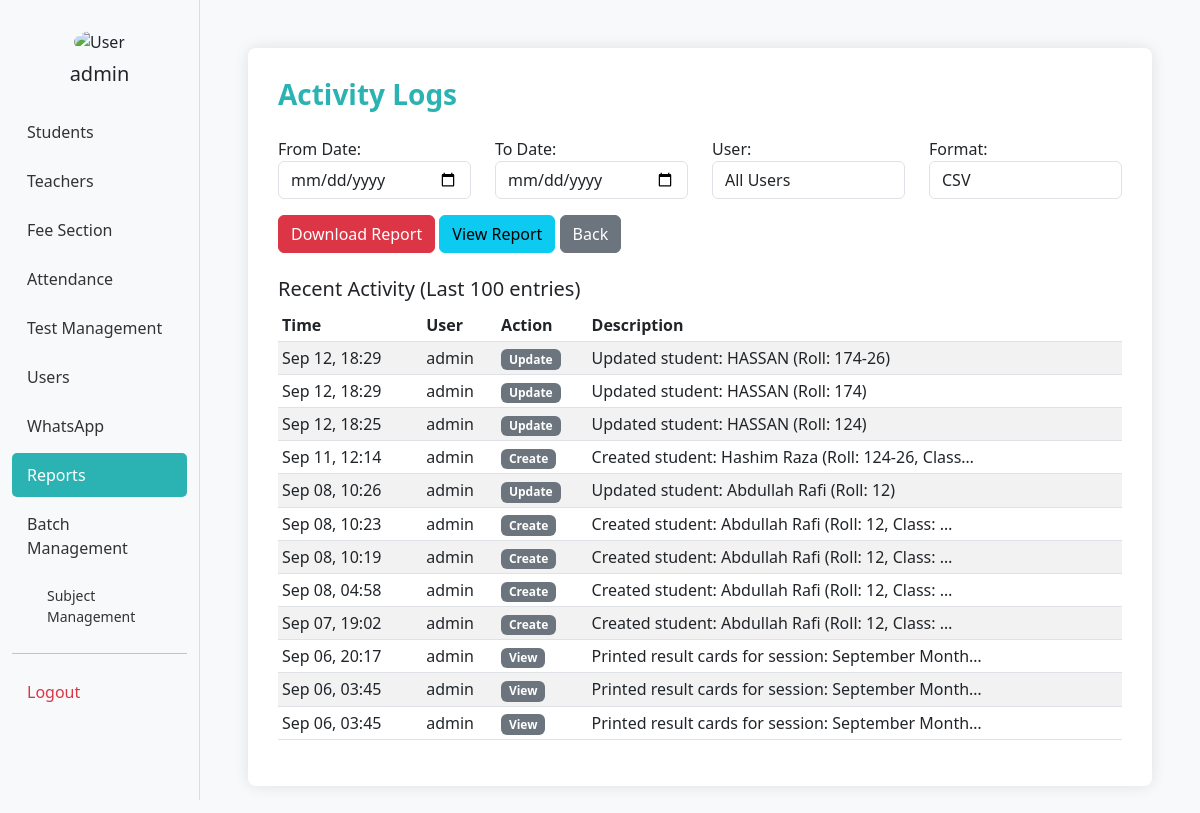
The page /reports/logs/ (signed in) on the database its author committed.
### bri/models.py (models this page shows, shortened)
class UserActivityLog(models.Model):
    ACTION_TYPES = [
        ('login', 'Login'),
        ('logout', 'Logout'),
        ('create', 'Create'),
        ('update', 'Update'),
        ('delete', 'Delete'),
        ('view', 'View'),
    ]
    user = models.ForeignKey(Username, on_delete=models.CASCADE)
    action_type = models.CharField(max_length=20, choices=ACTION_TYPES)
    model_name = models.CharField(max_length=50, blank=True)
    object_id = models.CharField(max_length=50, blank=True)
    description = models.TextField()
    ip_address = models.GenericIPAddressField(null=True, blank=True)
    timestamp = models.DateTimeField(auto_now_add=True)

class Username(models.Model):
    ROLE_CHOICES = [
        ('admin', 'Admin'),
        ('student', 'Student'),
        ('teacher', 'Teacher'),
    ]
    username = models.CharField(max_length=50, unique=True)
    password = models.CharField(max_length=128)
    role = models.CharField(max_length=10, choices=ROLE_CHOICES)
    full_name = models.CharField(max_length=100, blank=True)
    profile_picture = models.ImageField(upload_to='profile_pics/', blank=True, null=True)

### bri/reports_views.py (the view, shortened to what this page needs)
# urls.py: path('reports/logs/', reports_views.activity_logs, name='activity_logs'),
@admin_required
def activity_logs(request):
    logs = UserActivityLog.objects.all().order_by('-timestamp')
    filtered_logs = None
    users = Username.objects.all()
    return render(request, 'reports/activity_logs.html', {
        'logs': logs[:100],  # Show first 100 logs by default
        'filtered_logs': filtered_logs,  # Show filtered logs when viewing
        'users': users
    })

### bri/reports_views.py (called while the page is built)
def admin_required(view_func):
    @wraps(view_func)
    def wrapper(request, *args, **kwargs):
        if not request.session.get('user_id') or request.session.get('user_role') != 'admin':
            messages.error(request, 'Admin access required.')
            return redirect('admin_dashboard')
        return view_func(request, *args, **kwargs)
    return wrapper

### bri/templates/reports/activity_logs.html (shortened to what this page needs)
<!DOCTYPE html>
<html lang="en">
<head>
  <link href="https://cdn.jsdelivr.net/npm/bootstrap@5.3.0/dist/css/bootstrap.min.css" rel="stylesheet" />
</head>
<body>
  <div class="container-fluid">
    <div class="row">
      <div class="col-md-2 sidebar">
        <div class="text-center mb-4">
          {% load static %}
          {% if request.session.user_picture %}
            <img src="{{ request.session.user_picture }}" height="100px" class="rounded-circle mb-2" alt="User" />
          {% else %}
            <img src="{% static 'user_img.png' %}" height="100px" class="rounded-circle mb-2" alt="User" />
          {% endif %}
          <h5>{{ request.session.user_name|default:'Admin' }}</h5>
        </div>
        <a href="{% url 'studentss' %}">Students</a>
        <a href="{% url 'add_teacher' %}">Teachers</a>
        <a href="{% url 'fee_dashboard' %}">Fee Section</a>
        <a href="{% url 'attendance_home' %}">Attendance</a>
        <a href="{% url 'test_management' %}">Test Management</a>
        <a href="{% url 'add_user' %}">Users</a>
        <a href="{% url 'whatsapp_integration' %}">WhatsApp</a>
        <a href="{% url 'reports_dashboard' %}" class="active">Reports</a>
        <a href="{% url 'batch_management' %}">Batch Management</a>
        <a href="{% url 'subject_management' %}" style="margin-left: 20px; font-size: 14px;">Subject Management</a>
        <hr>
        <a href="{% url 'logout_view' %}" class="text-danger">Logout</a>
      </div>
      <div class="col-md-10 p-5">
        <div class="form-section">
          <h3 class="form-title">Activity Logs</h3>
          <form method="post" class="mt-4">
            <div class="row">
              <div class="col-md-3">
                <label>From Date:</label>
                <input type="date" name="from_date" class="form-control">
              </div>
              <div class="col-md-3">
                <label>To Date:</label>
                <input type="date" name="to_date" class="form-control">
              </div>
              <div class="col-md-3">
                <label>User:</label>
                <select name="user_id" class="form-control">
                  <option value="">All Users</option>
                </select>
              </div>
              <div class="col-md-3">
                <label>Format:</label>
                <select name="format" class="form-control" required>
                  <option value="csv">CSV</option>
                </select>
              </div>
            </div>
            <div class="mt-3">
              <button type="submit" name="action" value="download" class="btn btn-danger">Download Report</button>
              <button type="submit" name="action" value="view" class="btn btn-info">View Report</button>
              <a href="{% url 'reports_dashboard' %}" class="btn btn-secondary">Back</a>
            </div>
          </form>
          <div class="mt-4">
            {% if filtered_logs %}
              <h5>Filtered Activity Logs ({{ filtered_logs.count }} entries)</h5>
            {% else %}
              <h5>Recent Activity (Last 100 entries)</h5>
            {% endif %}
            <div class="table-responsive">
              <table class="table table-striped table-sm">
                <thead>
                  <tr>
                    <th>Time</th>
                    <th>User</th>
                    <th>Action</th>
                    <th>Description</th>
                  </tr>
                </thead>
                <tbody>
                  {% for log in filtered_logs|default:logs %}
                  <tr>
                    <td>{{ log.timestamp|date:"M d, H:i" }}</td>
                    <td>{{ log.user.username }}</td>
                    <td><span class="badge bg-secondary">{{ log.get_action_type_display }}</span></td>
                    <td>{{ log.description|truncatechars:50 }}</td>
                  </tr>
                  {% empty %}
                  <tr>
                    <td colspan="4" class="text-center">No activity logs found</td>
                  </tr>
                  {% endfor %}
                </tbody>
              </table>
            </div>
          </div>
        </div>
      </div>
    </div>
  </div>
</body>
</html>

### bri/templates/reports/activity_logs.html (style rules this page uses)
body { background-color: #f8f9fa; }
.form-section { background: #ffffff; padding: 30px; border-radius: 8px; box-shadow: 0 0 15px rgba(0, 0, 0, 0.1); }
.sidebar { border-right: 1px solid #ddd; height: 100vh; padding-top: 30px; }
.sidebar a { display: block; padding: 10px 15px; color: #333; text-decoration: none; border-radius: 5px; margin-bottom: 5px; }
.sidebar a:hover, .sidebar a.active { background-color: #2bb3b3; color: #fff; }
.form-title { font-weight: bold; margin-bottom: 25px; color: #2bb3b3; }

### rows shown on the page
UserActivityLog: timestamp "Sep 12, 18:29", user.username "admin", action_type "Update", description "Updated student: HASSAN (Roll: 174-26)"
UserActivityLog: timestamp "Sep 12, 18:29", user.username "admin", action_type "Update", description "Updated student: HASSAN (Roll: 174)"
UserActivityLog: timestamp "Sep 12, 18:25", user.username "admin", action_type "Update", description "Updated student: HASSAN (Roll: 124)"
UserActivityLog: timestamp "Sep 11, 12:14", user.username "admin", action_type "Create", description "Created student: Hashim Raza (Roll: 124-26, Class…"
UserActivityLog: timestamp "Sep 08, 10:26", user.username "admin", action_type "Update", description "Updated student: Abdullah Rafi (Roll: 12)"
UserActivityLog: timestamp "Sep 08, 10:23", user.username "admin", action_type "Create", description "Created student: Abdullah Rafi (Roll: 12, Class: …"
UserActivityLog: timestamp "Sep 08, 10:19", user.username "admin", action_type "Create", description "Created student: Abdullah Rafi (Roll: 12, Class: …"
UserActivityLog: timestamp "Sep 08, 04:58", user.username "admin", action_type "Create", description "Created student: Abdullah Rafi (Roll: 12, Class: …"
UserActivityLog: timestamp "Sep 07, 19:02", user.username "admin", action_type "Create", description "Created student: Abdullah Rafi (Roll: 12, Class: …"
UserActivityLog: timestamp "Sep 06, 20:17", user.username "admin", action_type "View", description "Printed result cards for session: September Month…"
UserActivityLog: timestamp "Sep 06, 03:45", user.username "admin", action_type "View", description "Printed result cards for session: September Month…"
UserActivityLog: timestamp "Sep 06, 03:45", user.username "admin", action_type "View", description "Printed result cards for session: September Month…"

### other values the page prints
{{ request.session.user_name|default:'Admin' }} "admin"
